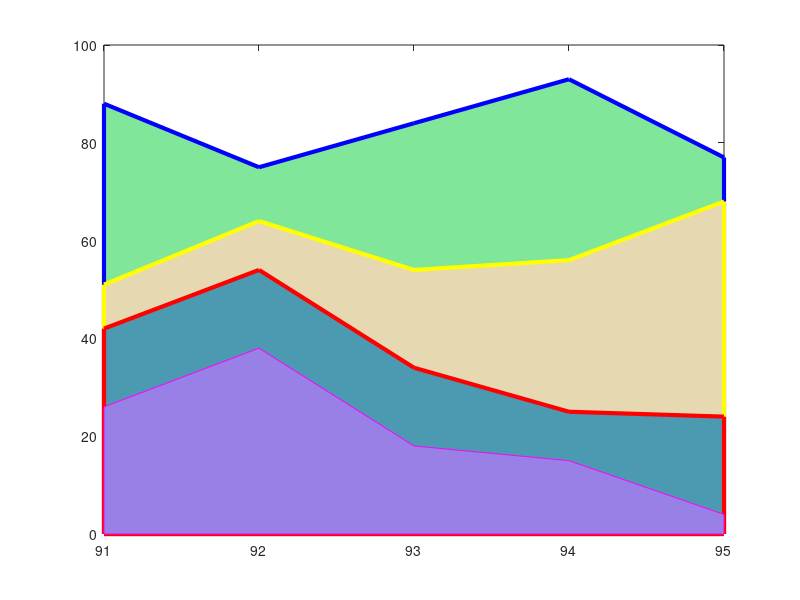

This chart was generated by the following MATLAB code: (Note: this script raises an error after producing the figure.)
% 区域图形???
function Example08
h0=figure('toolbar','none',...
    'position',[200 150 450 250],...
    'name','Example08');
x=91:95;
profits1=[88 75 84 93 77];
profits2=[51 64 54 56 68];
profits3=[42 54 34 25 24];
profits4=[26 38 18 15 4];
area(x,profits1,'facecolor',[0.5 0.9 0.6],...
    'edgecolor','b',...
    'linewidth',3)
hold on
area(x,profits2,'facecolor',[0.9 0.85 0.7],...
    'edgecolor','y',...
    'linewidth',3)
hold on
area(x,profits3,'facecolor',[0.3 0.6 0.7],...
    'edgecolor','r',...
    'linewidth',3)
hold on
area(x,profits4,'facecolor',[0.6 0.5 0.9],...
    'edgecolor','m',...
    'linrwidth',3)
hold off
set(gca,'xtick',[91:95])
set(gca,'layer','top')
gtext('\leftarrow第一季度销量')
gtext('\leftarrow第二季度销量')
gtext('\leftarrow第三季度销量')
gtext('\leftarrow第四季度销量')
xlabel('','fontsize',16);
ylabel('','fontsize',16);
